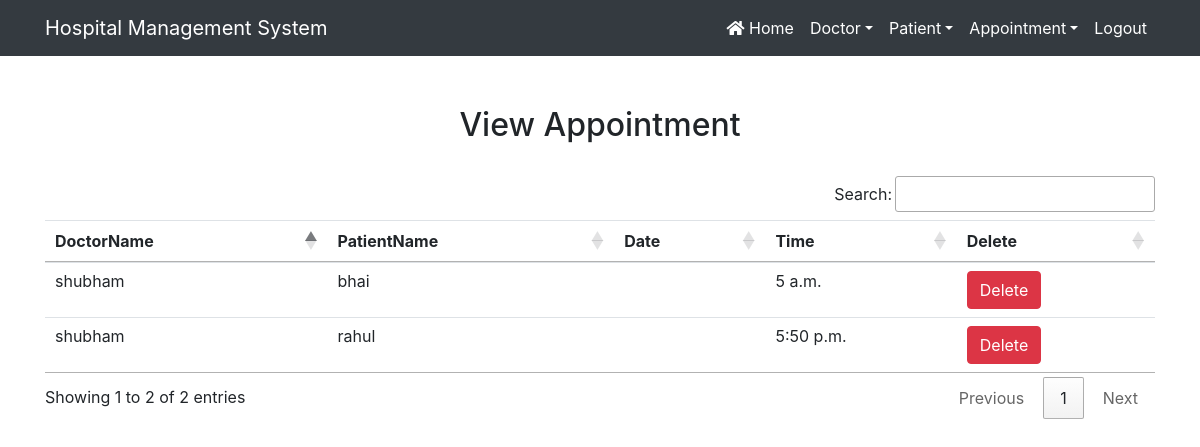
Screenshot of /view_appointment (signed in) with the database file from the repository.
### hospital/models.py (models this page shows, shortened)
class Appointment(models.Model):
    doctor=models.ForeignKey(Doctor,on_delete=models.CASCADE)
    patient=models.ForeignKey(Patient,on_delete=models.CASCADE)
    date1=models.DateField()
    time1=models.TimeField()

class Doctor(models.Model):
    name=models.CharField(max_length=50)
    mobile=models.IntegerField()
    special=models.CharField(max_length=50)  #doctr ka kis cheex m specialization h ex-heart ya ear ka doctr h
    def __str__(self):
        return self.name

class Patient(models.Model):
    name=models.CharField(max_length=50)
    gender=models.CharField(max_length=10)
    mobile=models.IntegerField(null=True)
    address=models.CharField(max_length=150)
    def __str__(self):
        return self.name

### hospital/views.py (the view)
# urls.py: path('view_appointment',views.View_Appoinment,name="view_appointment"),
def View_Appoinment(request):
    if not request.user.is_staff:
        return redirect('login')
    appoint=Appointment.objects.all()
    d={'appoint':appoint}
    return render(request,'view_appointment.html',d)

### hospital/templates/view_appointment.html
{% extends 'nav.html' %}
 {% load static %}
 {% block body %}
 <div class="container" style="margin-top:50px">
   <h2 class="text-center">View Appointment</h2>
   <br>
   <table class="table table-hover" id="example">
     <thead>
     <tr>
        <th>DoctorName</th>
        <th>PatientName</th>
        <th>Date</th>
        <th>Time</th>
        <th>Delete</th>
     </tr>
     </thead>
     <tbody>
     {% for i in appoint %}
     <tr>
       <td>{{i.doctor}}</td>
       <td>{{i.patient}}</td>
       <td>{{i.date1r}}</td>
       <td>{{i.time1}}</td>
       <td><a href="{% url 'delete_appointment' i.id %}" onclick="return confirm('Are you really want to delete')" class="btn btn-danger">Delete</a></td>
     </tr>
     {% endfor %}
     </tbody>
   </table>
 </div>
 {% endblock body %}

### rows the page displays
Appointment: doctor "shubham", patient "bhai", time1 "5 a.m."
Appointment: doctor "shubham", patient "rahul", time1 "5:50 p.m."
